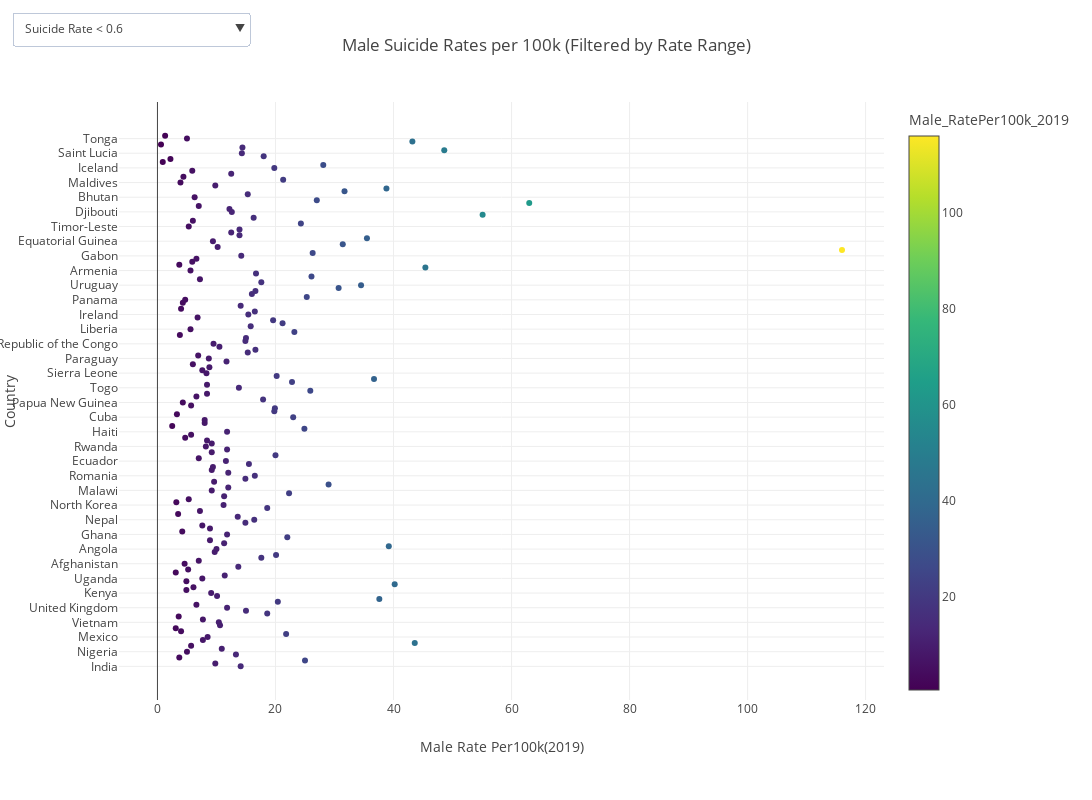

The notebook cell this image was saved under:
### Code cell
df['Male_RatePer100k_2019'] = pd.to_numeric(df['Male_RatePer100k_2019'], errors='coerce')

'''This Function to creates a scatter plot'''
def create_scatter_plot(df, x_col, y_col, color_col, color_scale="Viridis"):
    fig = px.scatter(df, 
                     x=x_col, 
                     y=y_col, 
                     hover_name=y_col,  
                     color=color_col, 
                     color_continuous_scale=color_scale)
    return fig

'''This Function updates the layout of the figure'''
def update_layout(fig, title, xaxis_title, yaxis_title, width=1200, height=800):
    fig.update_layout(
        width=width,  
        height=height,
        margin=dict(l=100, r=50, t=50, b=100), 
        title=title,  
        xaxis_title=xaxis_title,  
        yaxis_title=yaxis_title, 
        showlegend=False, 
        hoverlabel=dict(font_size=14),
    )
    return fig

'''Function to create the dropdown for filtering based on suicide rate'''
def create_rate_range_dropdown(min_rate, max_rate):
    return [
        dict(
            label=f"Suicide Rate < {min_rate}",
            method="relayout",
            args=["xaxis.range", [df['Male_RatePer100k_2019'].min(), min_rate]]
        ),
        dict(
            label=f"Suicide Rate between {min_rate} and {max_rate}",
            method="relayout",
            args=["xaxis.range", [min_rate, max_rate]]
        ),
        dict(
            label=f"Suicide Rate > {max_rate}",
            method="relayout",
            args=["xaxis.range", [max_rate, df['Male_RatePer100k_2019'].max()]]
        ),
    ]

''' Function to filter the dataframe based on suicide rate range'''
def filter_data_by_rate_range(df, min_rate, max_rate):
    return df[(df['Male_RatePer100k_2019'] >= min_rate) & (df['Male_RatePer100k_2019'] <= max_rate)]

''' Main function to display the interactive plot'''
def display_interactive_plot():
    ''' Sidebar filter for suicide rate range'''
    min_rate, max_rate = st.sidebar.slider(
        "Select Suicide Rate Range (per 100k)",
        min_value=float(df['Male_RatePer100k_2019'].min()),
        max_value=float(df['Male_RatePer100k_2019'].max()),
        value=(float(df['Male_RatePer100k_2019'].min()), float(df['Male_RatePer100k_2019'].max()))
    )

    ''' Filter the data based on selected rate range'''
    filtered_df = filter_data_by_rate_range(df, min_rate, max_rate)

    '''Create the scatter plot'''
    fig = create_scatter_plot(filtered_df, 'Male_RatePer100k_2019', 'country', 'Male_RatePer100k_2019')

    ''' Create the dropdown buttons for rate range selection'''
    rate_range_buttons = create_rate_range_dropdown(min_rate, max_rate)

    ''' Add dropdown buttons to the plot'''
    fig.update_layout(
        updatemenus=[
            dict(
                type="dropdown",
                direction="down",
                x=0.17,
                y=1.15,
                buttons=rate_range_buttons
            ),
        ]
    )

    '''Update the layout of the figure'''
    fig = update_layout(fig, 
                        title=f'Male Suicide Rates per 100k (Filtered by Rate Range)', 
                        xaxis_title='Male Rate Per100k(2019)',
                        yaxis_title='Country')

    ''' Show the plot'''
    fig.show()

''' Call the main function to display the plot'''
display_interactive_plot()

### Figure 1 — Plotly figure (JSON) as saved in the notebook; plotly's stock layout.template omitted (floating-point values rounded to 4 significant figures; data arrays with more than 128 entries replaced by an {"elided": "..."} marker saying what was removed)
{"data": [{"hovertemplate": "<b>%{hovertext}</b><br><br>Male_RatePer100k_2019=%{marker.color}<br>country=%{y}<extra></extra>", "hovertext": {"elided": "182 str values"}, "legendgroup": "", "marker": {"color": {"elided": "182 float values"}, "coloraxis": "coloraxis", "symbol": "circle"}, "mode": "markers", "name": "", "orientation": "h", "showlegend": false, "type": "scatter", "x": {"elided": "182 float values"}, "xaxis": "x", "y": {"elided": "182 str values"}, "yaxis": "y"}], "layout": {"coloraxis": {"colorbar": {"title": {"text": "Male_RatePer100k_2019"}}, "colorscale": [[0, "#440154"], [0.1111, "#482878"], [0.2222, "#3e4989"], [0.3333, "#31688e"], [0.4444, "#26828e"], [0.5556, "#1f9e89"], [0.6667, "#35b779"], [0.7778, "#6ece58"], [0.8889, "#b5de2b"], [1, "#fde725"]]}, "height": 800, "hoverlabel": {"font": {"size": 14}}, "legend": {"tracegroupgap": 0}, "margin": {"b": 100, "l": 100, "r": 50, "t": 50}, "showlegend": false, "title": {"text": "Male Suicide Rates per 100k (Filtered by Rate Range)"}, "updatemenus": [{"buttons": [{"args": ["xaxis.range", [0.6, 0.6]], "label": "Suicide Rate < 0.6", "method": "relayout"}, {"args": ["xaxis.range", [0.6, 116]], "label": "Suicide Rate between 0.6 and 116.0", "method": "relayout"}, {"args": ["xaxis.range", [116, 116]], "label": "Suicide Rate > 116.0", "method": "relayout"}], "direction": "down", "type": "dropdown", "x": 0.17, "y": 1.15}], "width": 1200, "xaxis": {"anchor": "y", "domain": [0, 1], "title": {"text": "Male Rate Per100k(2019)"}}, "yaxis": {"anchor": "x", "domain": [0, 1], "title": {"text": "Country"}}}}
